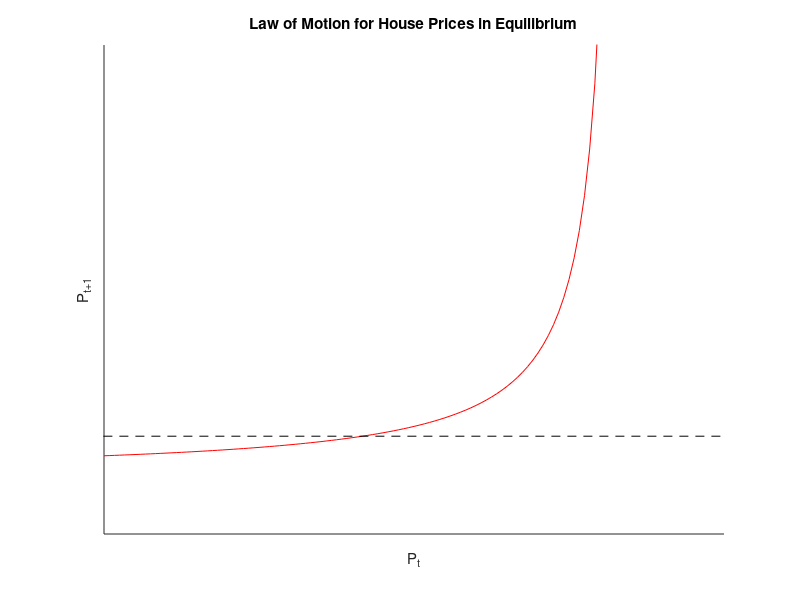

MATLAB code to generate this figure:
% pause('on')

clear;
clc;
close all;

cd 'C:\Users\19195\OneDrive\Documents\University of Wisconsin\First Year\Fall Classes\Econ 712\Problem Sets\PS7'

%Written by Sarah Bass, 10/22/20

%Parameters
y=1;
pbeta = 0.999;
palpha = 0.99999;
pt = 0:0.01:y-0.01;
pt1 =pt./(pbeta*(y - pt)) - palpha/pbeta;

%Graph
figure 
hold on;
plot (pt, pt1, 'r')
plot([-100 100],[0 0],'k--')
xlabel('P_t')
ylabel('P_{t+1}')
xlim([0 1.2])
ylim([-5 20])
set(gca,'xtick',[],'ytick',[])
title('Law of Motion for House Prices in Equilibrium')
saveas(gcf,'law_of_motion.png')